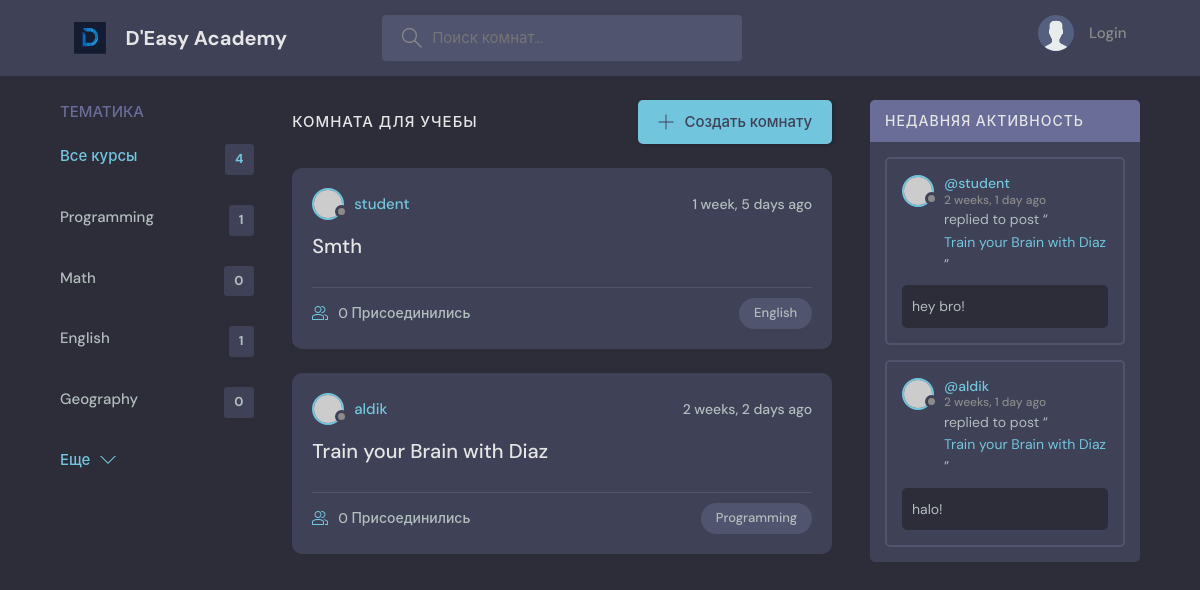
The app's page /, older data.
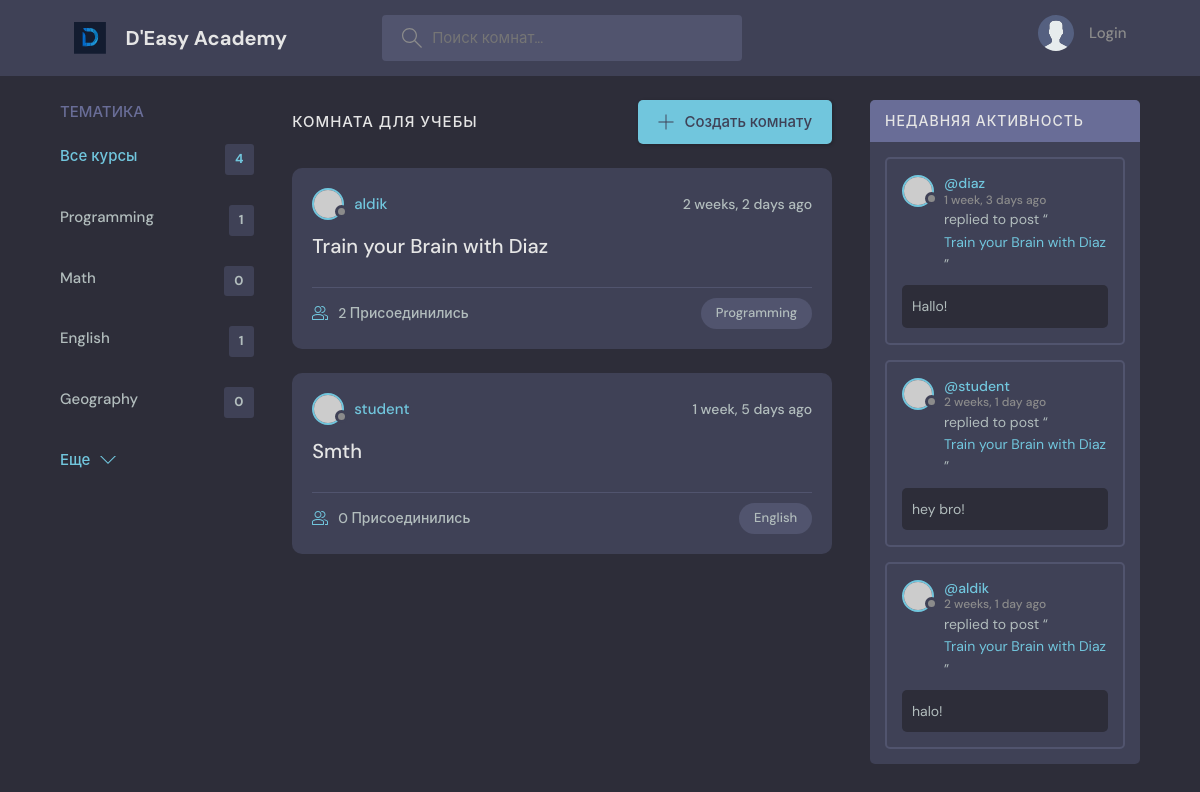
The same page, newer data.
### base/models.py (models this page shows, shortened)
class Topic(models.Model):
    name = models.CharField(max_length=300)

class Room(models.Model):
    host = models.ForeignKey(User, on_delete=models.SET_NULL, null=True)
    topic = models.ForeignKey(Topic, on_delete=models.SET_NULL, null=True)
    name = models.CharField(max_length=255)
    description = models.TextField(null = True, blank=True)
    participants = models.ManyToManyField(User, related_name='participants', blank=True)
    updated = models.DateTimeField(auto_now=True)
    created = models.DateTimeField(auto_now_add=True)
    class Meta:
        ordering = ['-updated', '-created']
    def __str__(self):
        return self.name

class Message(models.Model):
    user = models.ForeignKey(User, on_delete=models.CASCADE)
    room = models.ForeignKey(Room, on_delete=models.CASCADE)
    body = models.TextField()
    updated = models.DateTimeField(auto_now=True)
    created = models.DateTimeField(auto_now_add=True)
    class Meta:
        ordering = ['-updated', '-created']

### base/views.py (the view)
# urls.py: path('', views.home, name="home"),
def home(request):
    q = request.GET.get('q') if request.GET.get('q') != None else ''
    rooms = Room.objects.filter(
        Q(topic__name__icontains = q) |
        Q(name__icontains = q) |
        Q(description__icontains = q)
    )
    topics = Topic.objects.all()
    room_count = rooms.count()
    room_messages = Message.objects.filter(Q(room__topic__name__icontains=q))
    context = {'rooms' : rooms, 'topics' : topics, 'room_count' : room_count, 'room_messages': room_messages}
    return render(request, 'base/home.html', context)

### base/templates/base/home.html (shortened to what this page needs)
{% extends 'main.html' %}
{% block content %}
    <main class="layout layout--3">
      <div class="container">
        {% include 'base/topics_component.html' %}
        <div class="roomList">
          <div class="roomList__header">
            <div>
              <h2>Комната для учебы</h2>
            </div>
            <a class="btn btn--main" href="create-room.html">
              <svg version="1.1" xmlns="http://www.w3.org/2000/svg" width="32" height="32" viewBox="0 0 32 32">
                <title>add</title>
                <path
                  d="M16.943 0.943h-1.885v14.115h-14.115v1.885h14.115v14.115h1.885v-14.115h14.115v-1.885h-14.115v-14.115z"
                ></path>
              </svg>
              Создать комнату
            </a>
          </div>
          {% include 'base/feed_component.html' %}
        </div>
        {% include 'base/activity_component.html' %}
      </div>
    </main>
{% endblock content %}

### base/templates/base/topics_component.html
<div class="topics">
          <div class="topics__header">
            <h2>Тематика</h2>
          </div>
          <ul class="topics__list">
            <li>
              <a href="{% url 'home' %}" class="active">Все курсы <span>{{topics.count}}</span></a>
            </li>
                          {% for topic in topics %}
            <li>
              <a href="{% url 'home' %}?q={{topic.name}}">{{ topic.name }}<span>{{topic.room_set.all.count}}</span></a>
            </li>
            {% endfor %}
          </ul>
          <a class="btn btn--link" href="topics.html">
            Еще
            <svg version="1.1" xmlns="http://www.w3.org/2000/svg" width="32" height="32" viewBox="0 0 32 32">
              <title>chevron-down</title>
              <path d="M16 21l-13-13h-3l16 16 16-16h-3l-13 13z"></path>
            </svg>
          </a>
        </div>

### base/templates/base/feed_component.html (shortened to what this page needs)
{% for room in rooms %}
<div class="roomListRoom">
            <div class="roomListRoom__header">
              <a href="{% url 'user-profile' room.host.id %}" class="roomListRoom__author">
                <div class="avatar avatar--small">
                  <img src="https://randomuser.me/api/portraits/women/11.jpg" />
                </div>
                <span>{{room.host.username}}</span>
              </a>
              <div class="roomListRoom__actions">
                <span>{{room.created|timesince}} ago</span>
              </div>
            </div>
            <div class="roomListRoom__content">
              <a href="{% url 'room' room.id %}">{{ room.name }}</a>
            </div>
            <div class="roomListRoom__meta">
              <a href="{% url 'room' room.id %}" class="roomListRoom__joined">
                  {{room.participants.all.count}} Присоединились
              </a>
              <p class="roomListRoom__topic">{{room.topic.name}}</p>
            </div>
          </div>
{% endfor %}

### base/templates/base/activity_component.html (shortened to what this page needs)
                   <div class="activities">
          <div class="activities__header">
            <h2>Недавняя активность</h2>
          </div>
                       {% for message in room_messages %}
          <div class="activities__box">
            <div class="activities__boxHeader roomListRoom__header">
              <a href="{% url 'user-profile' message.user.id%}" class="roomListRoom__author">
                <div class="avatar avatar--small">
                  <img src="https://randomuser.me/api/portraits/women/11.jpg" />
                </div>
                <p>
                  @{{message.user}}
                  <span>{{message.created|timesince}} ago</span>
                </p>
              </a>
            </div>
            <div class="activities__boxContent">
              <p>replied to post “<a href="{% url 'room' message.room.id %}">{{message.room}}</a>”</p>
              <div class="activities__boxRoomContent">
                {{ message.body }}
              </div>
            </div>
          </div>
                       {% endfor %}
        </div>

Row changes from the older to the newer data that the page shows:
changed Room "Train your Brain with Diaz": participants.all.count "0" → "2"; moves up the list
added Message: user "diaz", created "1 week, 3 days", room "Train your Brain with Diaz", body "Hallo!"
